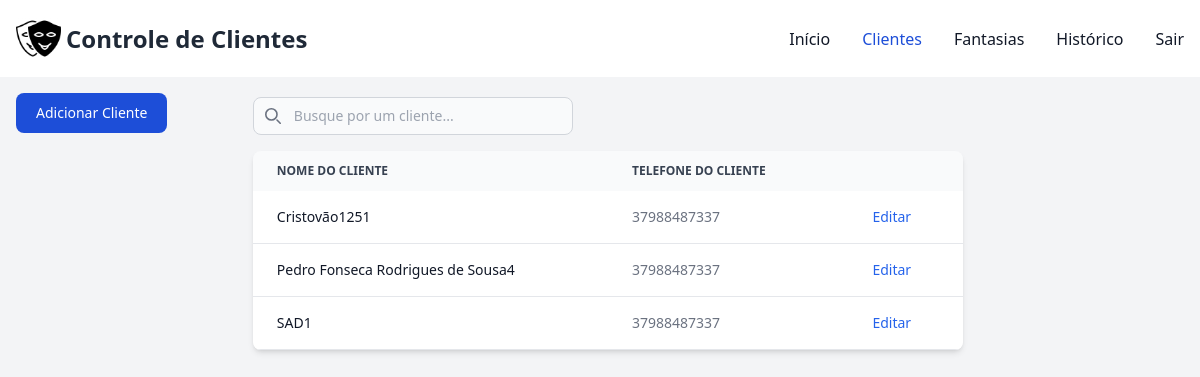
The app's page /controle/clientes/, older data.
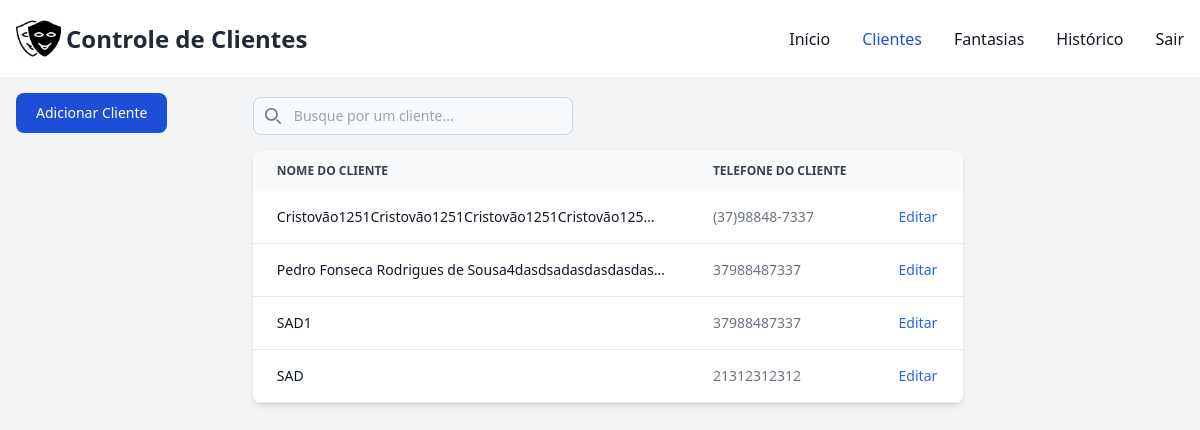
The same page, newer data.
### controle/models.py (models this page shows)
class Cliente(models.Model):
    usuario = models.ForeignKey(User, on_delete=models.CASCADE)
    nome_cliente = models.CharField(max_length=100, null=False)
    cpf_cliente = models.CharField(max_length=18, unique=True, null=False)
    tel_cliente = models.CharField(max_length=14, null=False)
    end_cliente = models.CharField(max_length=150, null=False)
    rg_cliente = models.CharField(max_length=20, blank=True)
    data_nasc_cliente = models.DateField(blank=True, null=True)
    cep_cliente = models.CharField(max_length=9, blank=True)
    observacao_cliente = models.TextField(blank=True, null=True)

### controle/views.py (the view, shortened to what this page needs)
# urls.py: path('clientes/', views.clientes, name='clientes'),
def clientes(request):
    clientes = Cliente.objects.all()
    context = {
        'clientes': clientes
    }
    return render(request, 'clientes.html', context)

### controle/templates/clientes.html (shortened to what this page needs)
{% extends "base.html" %}
{% block conteudo %}
    <div class="pt-4 pl-4">
        <div class="fixed">
            <button data-modal-target="crud-modal" data-modal-toggle="crud-modal" class="block text-white bg-blue-700 hover:bg-blue-800 focus:ring-4 focus:outline-none focus:ring-blue-300 font-medium rounded-lg text-sm px-5 py-2.5 text-center" type="button">
                Adicionar Cliente
            </button>
        </div>
        <div class="flex justify-center">
            <div  class="flex flex-col w-3/5">
            <div class="pb-4">
                <div class="relative mt-1">
                    <div class="absolute inset-y-0 rtl:inset-r-0 start-0 flex items-center ps-3 pointer-events-none">
                    </div>
                    <input type="text" id="table-search" class="block pt-2 ps-10 text-sm text-gray-900 border border-gray-300 rounded-lg w-80 bg-gray-50 focus:ring-blue-500 focus:border-blue-500" placeholder="Busque por um cliente...">
                </div>
            </div>
            <div class="relative overflow-x-auto shadow-md sm:rounded-lg">
                <table class="w-full text-sm text-left rtl:text-right text-gray-500">
                    <thead class="text-xs text-gray-700 uppercase bg-gray-50">
                        <tr>
                            <th scope="col" class="px-6 py-3 w-1/2">
                                Nome do Cliente
                            </th>
                            <th scope="col" class="px-6 py-3">
                                Telefone do Cliente
                            </th>
                            <th scope="col" class="px-6 py-3">
                            </th>
                        </tr>
                    </thead>
                    <tbody>
                        {% for cliente in clientes %}
                        <tr class="bg-white border-b">
                            <th scope="row" class="px-6 py-4 font-medium text-gray-900 whitespace-nowrap">
                                {{ cliente.nome_cliente|truncatechars:52 }}
                            </th>
                            <td class="px-6 py-4">
                                {{ cliente.tel_cliente }}
                            </td>
                            <td class="px-6 py-4">
                                <button data-cliente-id="{{ cliente.id }}" data-modal-target="editar-modal" data-modal-toggle="editar-modal" class="font-medium text-blue-600 hover:underline">Editar</button>
                            </td>
                        </tr>
                        {% endfor %}
                    </tbody>
                </table>
            </div>
        </div>
    </div>
    </div>
{% load static %}
{% endblock %}

Row changes from the older to the newer data that the page shows:
changed Cliente: nome_cliente "Cristovão1251" → "Cristovão1251Cristovão1251Cristovão1251Cristovão125…"; tel_cliente "37988487337" → "(37)98848-7337"
changed Cliente: nome_cliente "Pedro Fonseca Rodrigues de Sousa4" → "Pedro Fonseca Rodrigues de Sousa4dasdsadasdasdasdas…"
added Cliente: nome_cliente "SAD", tel_cliente "21312312312"
